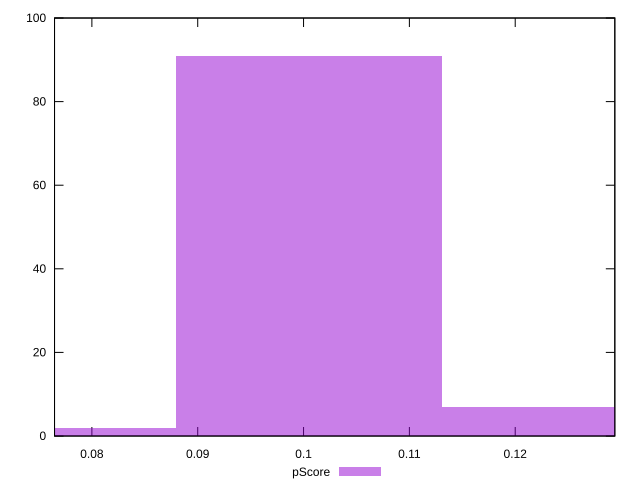

gnuplot code for this plot:
reset

$pScore <<EOF
0.12559909428279903 7
0.10047927542623923 91
0.07535945656967942 2
EOF

set key outside below
set boxwidth 0.025119818856559808
set xrange [0.07647058823529412:0.12941176470588234]
set yrange [0:100]
set trange [0:100]
set style fill transparent solid 0.5 noborder
set terminal svg size 640, 490 enhanced background rgb 'white'
set output "reports/report_00033_2021-03-01T14-23-16.841Z/unused-javascript/samples/astro/pScore/histogram.svg"

plot $pScore title "pScore" with boxes

reset
